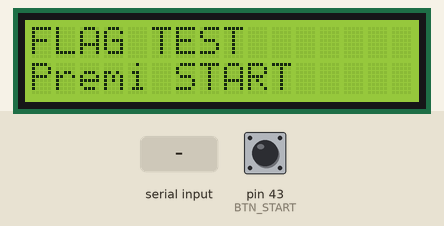
This sketch was run on a simulated Arduino Mega 2560, built with avr-gcc and run on an emulated ATmega2560. On the bench: 16×2 character LCD. The inputs (shaded band) are chosen by the test bench; at power-on: pin 43 (BTN_START) HIGH. What the sketch prints to the serial monitor is not drawn.

Above: at 1.2 s.
1.3 s: pin 43 (BTN_START) pulled LOW for 0.15 s
At 2.4 s:
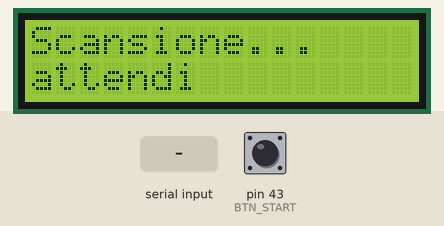
2.9 s: "<FLAG:>" received over Serial
At 3.8 s:
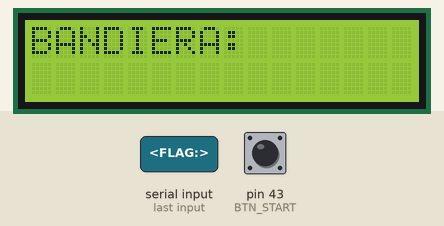
4.4 s: pin 43 (BTN_START) pulled LOW for 1 s
At 5.9 s:
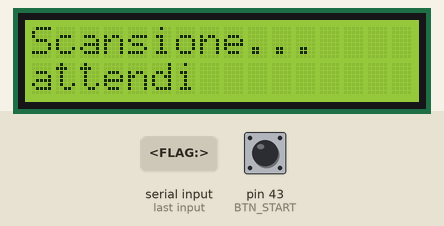
Timing chart, 0 to 7.4 s (numbered marks = the images above; inputs shaded):
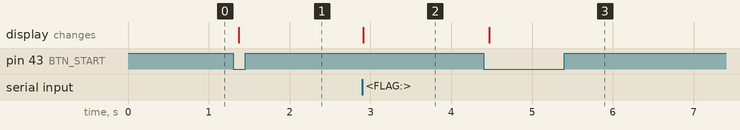

Measured:
- after the input at 1.3 s, the display: changes after 0.07 s (image 1)
- after the input at 2.9 s, the display: changes at once (image 2)
- after the input at 4.4 s, the display: changes after 0.07 s (image 3)

The sketch:

flag_test.ino
```cpp
/*
 * File:  flag_test.ino
 * Scopo: Test rilevamento bandiere
 *
 *   Pressione BTN_START → invia <SCAN_FLAG> al Raspberry
 *   Raspberry scatta foto (cam destra) e risponde <FLAG:NOME>
 *   Risultato mostrato su LCD e Serial
 */

#include <LiquidCrystal_I2C.h>

#define BTN_START  43

LiquidCrystal_I2C lcd(0x27, 16, 2);

// ----------------------------------------------------------------
void setup() {
  Serial.begin(115200);
  pinMode(BTN_START, INPUT_PULLUP);

  lcd.init(); lcd.backlight();
  lcd.clear(); lcd.print("FLAG TEST");
  lcd.setCursor(0, 1); lcd.print("Premi START");
  Serial.println("[D] Flag test pronto");
}

// ----------------------------------------------------------------
void loop() {
  // Ricezione risposta da Raspberry: <FLAG:NOME>
  if (Serial.available()) {
    String msg = Serial.readStringUntil('>');
    msg.trim();
    if (msg.startsWith("<FLAG:")) {
      String nome = msg.substring(6);  // tutto dopo "<FLAG:"
      Serial.println("[D] Bandiera: " + nome);
      lcd.clear();
      lcd.print("BANDIERA:");
      lcd.setCursor(0, 1);
      lcd.print(nome.substring(0, 16));
    }
  }

  // Pressione pulsante → richiedi scansione
  if (digitalRead(BTN_START) == LOW) {
    delay(50);
    if (digitalRead(BTN_START) == LOW) {
      lcd.clear(); lcd.print("Scansione...");
      lcd.setCursor(0, 1); lcd.print("attendi");
      Serial.println("<SCAN_FLAG>");
      while (digitalRead(BTN_START) == LOW);
      delay(100);
    }
  }
}
```
